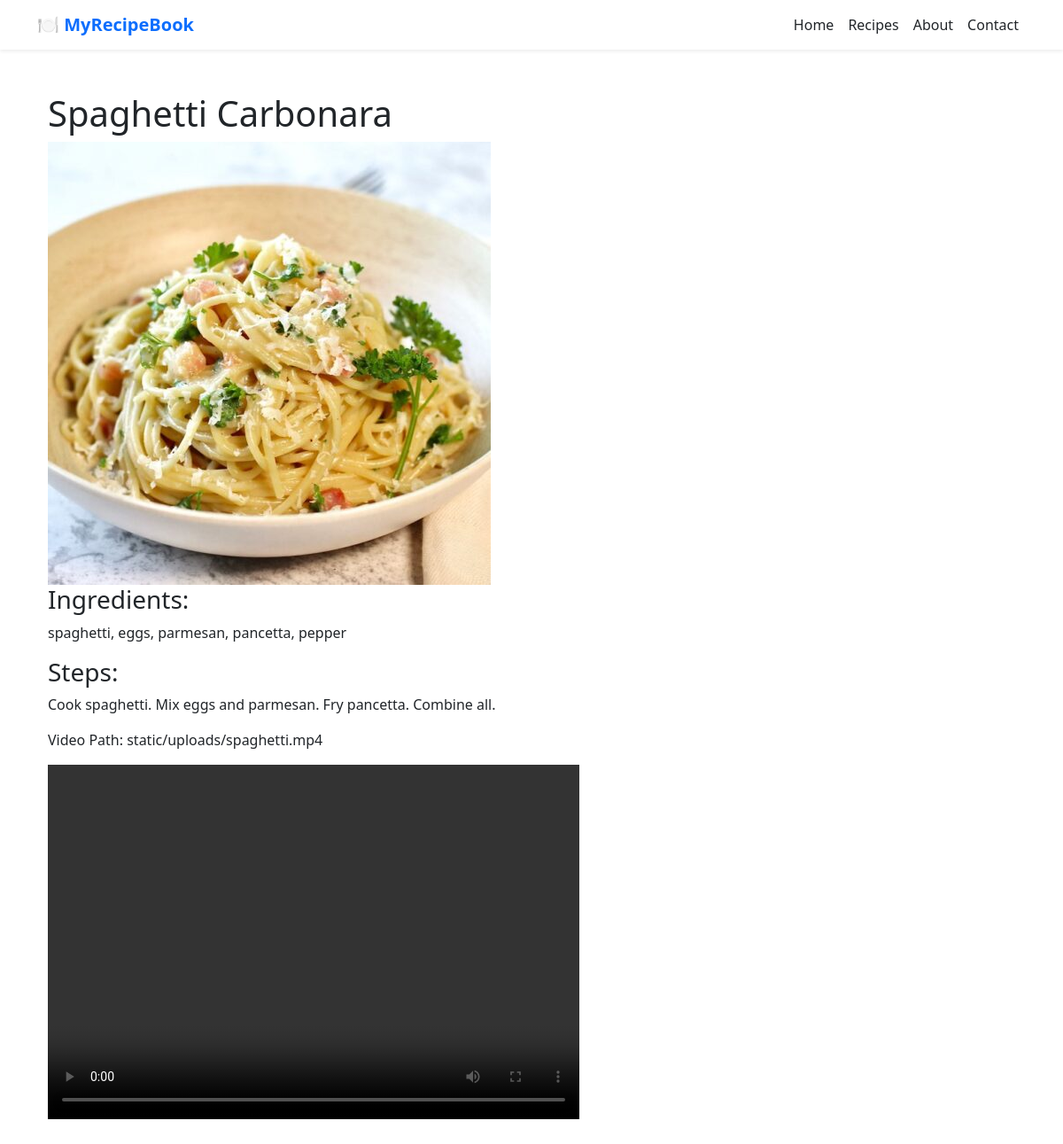
/recipe/1, run on the app's committed database.
### app/models.py (models this page shows)
class Recipe(db.Model):
    id = db.Column(db.Integer, primary_key=True)
    title = db.Column(db.String(100), nullable=False)
    ingredients = db.Column(db.Text, nullable=False)
    steps = db.Column(db.Text, nullable=False)
    is_premium = db.Column(db.Boolean, default=False)
    image_path = db.Column(db.String(255))  # Stores relative file path
    video_path = db.Column(db.String(255))  # Stores relative file path

### app/routes.py (the view)
@bp.route('/recipe/<int:recipe_id>')
def view_recipe(recipe_id):
    recipe = Recipe.query.get_or_404(recipe_id)  # Get recipe or show 404 error
    return render_template('view_recipe.html', recipe=recipe)

### app/templates/view_recipe.html (shortened to what this page needs)
{% extends "base.html" %}
{% block content %}
<div class="container">
    <h1>{{ recipe.title }}</h1>
    {% if recipe.image_path %}
    <img src="{{ url_for('static', filename=recipe.image_path.replace('static/', '')) }}"
         alt="{{ recipe.title }}"
         class="img-fluid">
{% else %}
    <p>No image available</p>
{% endif %}
    <h3>Ingredients:</h3>
    <p>{{ recipe.ingredients }}</p>
    <h3>Steps:</h3>
    <p>{{ recipe.steps }}</p>
    <p>Video Path: {{ recipe.video_path }}</p>
    {% if recipe.video_path %}
    <video width="600" height="400" controls>
        <source src="{{ url_for('static', filename=recipe.video_path.replace('static/', '')) }}" type="video/mp4">
    </video>
{% endif %}
</div>
{% endblock %}

### data on the page
Recipe: title "Spaghetti Carbonara", image_path (picture), ingredients "spaghetti, eggs, parmesan, pancetta, pepper", steps "Cook spaghetti. Mix eggs and parmesan. Fry pancetta. Combine all.", video_path "static/uploads/spaghetti.mp4"
